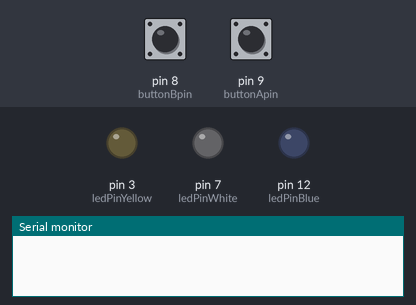
Simulated run of this sketch. Board: Arduino Uno, built with avr-gcc and run on an emulated ATmega328P. On the bench: output pins drawn as LEDs (lit = HIGH), the last lines printed to the serial monitor. The test bench sets the inputs (shaded band); at power-on: pin 8 (buttonBpin) HIGH, pin 9 (buttonApin) HIGH.

Above: at 1.2 s.
1.3 s: pin 8 (buttonBpin) pulled LOW for 1 s
At 1.7 s:
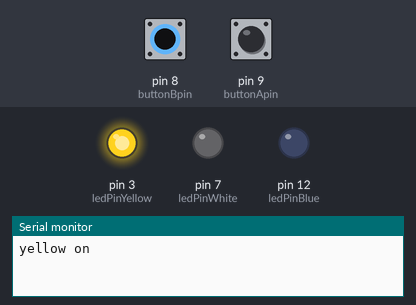
3.8 s: pin 9 (buttonApin) pulled LOW for 3.2 s
At 4.2 s:
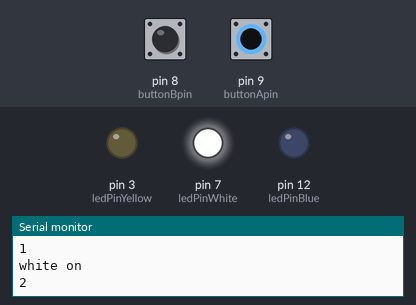
8.5 s: pin 8 (buttonBpin) pulled LOW for 3.2 s
At 12.5 s:
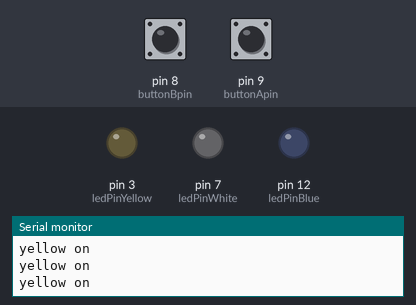
Timing chart, 0 to 14.0 s (numbered marks = the images above; inputs shaded):
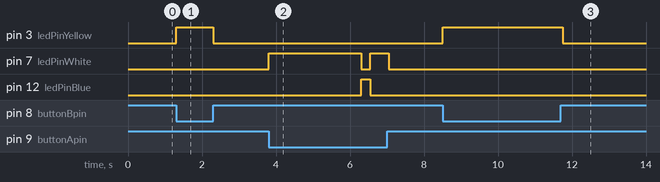

Measured:
- after the input at 1.3 s, pin 3 (ledPinYellow): LOW → HIGH at once, → LOW 1.0 s later
- after the input at 3.8 s, pin 7 (ledPinWhite): LOW → HIGH at once, → LOW 2.5 s later, → HIGH 0.25 s later, → LOW 0.50 s later; pin 12 (ledPinBlue): LOW → HIGH after 2.5 s, → LOW 0.25 s later
- after the input at 8.5 s, pin 3 (ledPinYellow): LOW → HIGH at once, → LOW 3.3 s later

The sketch:

controller.ino
```cpp
int numClicks = 0;
int counter2 = 0;
int counter = 0;
int ledPinWhite = 7;
int ledPinYellow = 3;
int ledPinBlue = 12;
int buttonApin = 9;
int buttonBpin = 8;

void setup()
{
  pinMode(ledPinWhite, OUTPUT);
  pinMode(ledPinYellow, OUTPUT);
  pinMode(ledPinBlue, OUTPUT);
  pinMode(buttonApin, INPUT_PULLUP);
  pinMode(buttonBpin, INPUT_PULLUP);
  Serial.begin(9600);
}

void loop()
{
  if (digitalRead(buttonApin) == LOW) {
    digitalWrite(ledPinWhite, HIGH);
    counter = 1;
    numClicks++;
    Serial.println(numClicks);
    delay(250);
  }
  if (counter == 1) {
    digitalWrite(ledPinWhite, LOW);
    Serial.println("white on");
    counter = 0;
  }
  if (digitalRead(buttonBpin) == LOW) {
    digitalWrite(ledPinYellow, HIGH);
    delay(250);
    counter2 = 1;
  }
  if (counter2 == 1) {
    digitalWrite(ledPinYellow, LOW);
    Serial.println("yellow on");
    counter2 = 0;
  }
  if (numClicks == 10) {
    digitalWrite(ledPinBlue, HIGH);
    Serial.println("blue on");
    delay(250);
    numClicks = 0;
    digitalWrite(ledPinBlue, LOW);
  }

}
```
